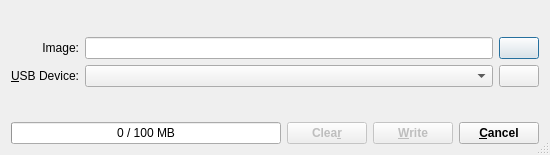
<?xml version="1.0" encoding="UTF-8"?>
<ui version="4.0">
 <class>MainDialog</class>
 <widget class="QDialog" name="MainDialog">
  <property name="geometry">
   <rect>
    <x>0</x>
    <y>0</y>
    <width>550</width>
    <height>155</height>
   </rect>
  </property>
  <property name="sizePolicy">
   <sizepolicy hsizetype="Preferred" vsizetype="Preferred">
    <horstretch>0</horstretch>
    <verstretch>0</verstretch>
   </sizepolicy>
  </property>
  <property name="minimumSize">
   <size>
    <width>0</width>
    <height>0</height>
   </size>
  </property>
  <property name="maximumSize">
   <size>
    <width>16777215</width>
    <height>16777215</height>
   </size>
  </property>
  <property name="acceptDrops">
   <bool>true</bool>
  </property>
  <property name="windowTitle">
   <string notr="true">OpenMandriva Image Writer</string>
  </property>
  <property name="windowIcon">
   <iconset resource="OMImageWriter.qrc">
    <normaloff>:/img/icon-rosa.svg</normaloff>:/img/icon-rosa.svg</iconset>
  </property>
  <property name="windowFlags">
   <enum>Qt::WindowCloseButtonHint</enum>
  </property>
  <property name="sizeGripEnabled">
   <bool>true</bool>
  </property>
  <layout class="QVBoxLayout" name="mainVerticalLayout">
   <property name="sizeConstraint">
    <enum>QLayout::SetDefaultConstraint</enum>
   </property>
   <item>
    <layout class="QHBoxLayout" name="titleHorizontalLayout">
     <property name="sizeConstraint">
      <enum>QLayout::SetDefaultConstraint</enum>
     </property>
     <item>
      <widget class="QLabel" name="logo">
       <property name="sizePolicy">
        <sizepolicy hsizetype="Preferred" vsizetype="Fixed">
         <horstretch>0</horstretch>
         <verstretch>0</verstretch>
        </sizepolicy>
       </property>
       <property name="text">
        <string/>
       </property>
       <property name="pixmap">
        <pixmap resource="OMImageWriter.qrc">:/img/logo-rosa.png</pixmap>
       </property>
       <property name="margin">
        <number>0</number>
       </property>
      </widget>
     </item>
     <item>
      <spacer name="horizontalSpacer">
       <property name="orientation">
        <enum>Qt::Horizontal</enum>
       </property>
       <property name="sizeHint" stdset="0">
        <size>
         <width>40</width>
         <height>20</height>
        </size>
       </property>
      </spacer>
     </item>
    </layout>
   </item>
   <item>
    <layout class="QGridLayout" name="controlsGridLayout">
     <item row="0" column="1">
      <widget class="QLineEdit" name="imageEdit">
       <property name="acceptDrops">
        <bool>false</bool>
       </property>
       <property name="dragEnabled">
        <bool>true</bool>
       </property>
       <property name="readOnly">
        <bool>true</bool>
       </property>
      </widget>
     </item>
     <item row="1" column="0">
      <widget class="QLabel" name="deviceLabel">
       <property name="text">
        <string>&amp;USB Device:</string>
       </property>
       <property name="alignment">
        <set>Qt::AlignRight|Qt::AlignTrailing|Qt::AlignVCenter</set>
       </property>
       <property name="buddy">
        <cstring>deviceList</cstring>
       </property>
      </widget>
     </item>
     <item row="0" column="0">
      <widget class="QLabel" name="imageLabel">
       <property name="sizePolicy">
        <sizepolicy hsizetype="Preferred" vsizetype="Fixed">
         <horstretch>0</horstretch>
         <verstretch>0</verstretch>
        </sizepolicy>
       </property>
       <property name="text">
        <string>Image:</string>
       </property>
       <property name="alignment">
        <set>Qt::AlignRight|Qt::AlignTrailing|Qt::AlignVCenter</set>
       </property>
      </widget>
     </item>
     <item row="1" column="1">
      <widget class="QComboBox" name="deviceList">
       <property name="duplicatesEnabled">
        <bool>true</bool>
       </property>
      </widget>
     </item>
     <item row="0" column="2">
      <widget class="QPushButton" name="imageSelectButton">
       <property name="toolTip">
        <string>Open image file</string>
       </property>
       <property name="text">
        <string/>
       </property>
       <property name="icon">
        <iconset resource="OMImageWriter.qrc">
         <normaloff>:/img/icon-open.ico</normaloff>:/img/icon-open.ico</iconset>
       </property>
      </widget>
     </item>
     <item row="1" column="2">
      <widget class="QPushButton" name="deviceRefreshButton">
       <property name="toolTip">
        <string>Refresh the list</string>
       </property>
       <property name="text">
        <string/>
       </property>
       <property name="icon">
        <iconset resource="OMImageWriter.qrc">
         <normaloff>:/img/icon-refresh.ico</normaloff>:/img/icon-refresh.ico</iconset>
       </property>
      </widget>
     </item>
    </layout>
   </item>
   <item>
    <spacer name="verticalSpacer">
     <property name="orientation">
      <enum>Qt::Vertical</enum>
     </property>
     <property name="sizeType">
      <enum>QSizePolicy::Expanding</enum>
     </property>
     <property name="sizeHint" stdset="0">
      <size>
       <width>20</width>
       <height>1</height>
      </size>
     </property>
    </spacer>
   </item>
   <item>
    <layout class="QHBoxLayout" name="horizontalLayout">
     <item>
      <widget class="QProgressBar" name="progressBar">
       <property name="value">
        <number>0</number>
       </property>
       <property name="format">
        <string>%v / %m MB</string>
       </property>
      </widget>
     </item>
     <item>
      <spacer name="progressBarSpacer">
       <property name="orientation">
        <enum>Qt::Horizontal</enum>
       </property>
       <property name="sizeType">
        <enum>QSizePolicy::Minimum</enum>
       </property>
       <property name="sizeHint" stdset="0">
        <size>
         <width>0</width>
         <height>10</height>
        </size>
       </property>
      </spacer>
     </item>
     <item>
      <widget class="QPushButton" name="clearButton">
       <property name="enabled">
        <bool>false</bool>
       </property>
       <property name="sizePolicy">
        <sizepolicy hsizetype="Fixed" vsizetype="Fixed">
         <horstretch>0</horstretch>
         <verstretch>0</verstretch>
        </sizepolicy>
       </property>
       <property name="font">
        <font>
         <weight>75</weight>
         <bold>true</bold>
        </font>
       </property>
       <property name="toolTip">
        <string>Delete partitions and make all space available for storing data</string>
       </property>
       <property name="text">
        <string>Clea&amp;r</string>
       </property>
      </widget>
     </item>
     <item>
      <widget class="QPushButton" name="writeButton">
       <property name="enabled">
        <bool>false</bool>
       </property>
       <property name="sizePolicy">
        <sizepolicy hsizetype="Fixed" vsizetype="Fixed">
         <horstretch>0</horstretch>
         <verstretch>0</verstretch>
        </sizepolicy>
       </property>
       <property name="font">
        <font>
         <weight>75</weight>
         <bold>true</bold>
        </font>
       </property>
       <property name="text">
        <string>&amp;Write</string>
       </property>
      </widget>
     </item>
     <item>
      <widget class="QPushButton" name="cancelButton">
       <property name="sizePolicy">
        <sizepolicy hsizetype="Fixed" vsizetype="Fixed">
         <horstretch>0</horstretch>
         <verstretch>0</verstretch>
        </sizepolicy>
       </property>
       <property name="font">
        <font>
         <weight>75</weight>
         <bold>true</bold>
        </font>
       </property>
       <property name="text">
        <string>&amp;Cancel</string>
       </property>
      </widget>
     </item>
    </layout>
   </item>
  </layout>
 </widget>
 <layoutdefault spacing="6" margin="11"/>
 <tabstops>
  <tabstop>imageEdit</tabstop>
  <tabstop>imageSelectButton</tabstop>
  <tabstop>deviceList</tabstop>
 </tabstops>
 <resources>
  <include location="OMImageWriter.qrc"/>
 </resources>
 <connections>
  <connection>
   <sender>imageSelectButton</sender>
   <signal>clicked()</signal>
   <receiver>MainDialog</receiver>
   <slot>openImageFile()</slot>
   <hints>
    <hint type="sourcelabel">
     <x>700</x>
     <y>76</y>
    </hint>
    <hint type="destinationlabel">
     <x>467</x>
     <y>7</y>
    </hint>
   </hints>
  </connection>
  <connection>
   <sender>writeButton</sender>
   <signal>clicked()</signal>
   <receiver>MainDialog</receiver>
   <slot>writeImageToDevice()</slot>
   <hints>
    <hint type="sourcelabel">
     <x>619</x>
     <y>137</y>
    </hint>
    <hint type="destinationlabel">
     <x>507</x>
     <y>13</y>
    </hint>
   </hints>
  </connection>
  <connection>
   <sender>deviceRefreshButton</sender>
   <signal>clicked()</signal>
   <receiver>MainDialog</receiver>
   <slot>scheduleEnumFlashDevices()</slot>
   <hints>
    <hint type="sourcelabel">
     <x>685</x>
     <y>92</y>
    </hint>
    <hint type="destinationlabel">
     <x>542</x>
     <y>18</y>
    </hint>
   </hints>
  </connection>
  <connection>
   <sender>clearButton</sender>
   <signal>clicked()</signal>
   <receiver>MainDialog</receiver>
   <slot>clearDevice()</slot>
   <hints>
    <hint type="sourcelabel">
     <x>321</x>
     <y>133</y>
    </hint>
    <hint type="destinationlabel">
     <x>274</x>
     <y>77</y>
    </hint>
   </hints>
  </connection>
 </connections>
 <slots>
  <slot>openImageFile()</slot>
  <slot>writeImageToDevice()</slot>
  <slot>scheduleEnumFlashDevices()</slot>
  <slot>clearDevice()</slot>
 </slots>
</ui>
